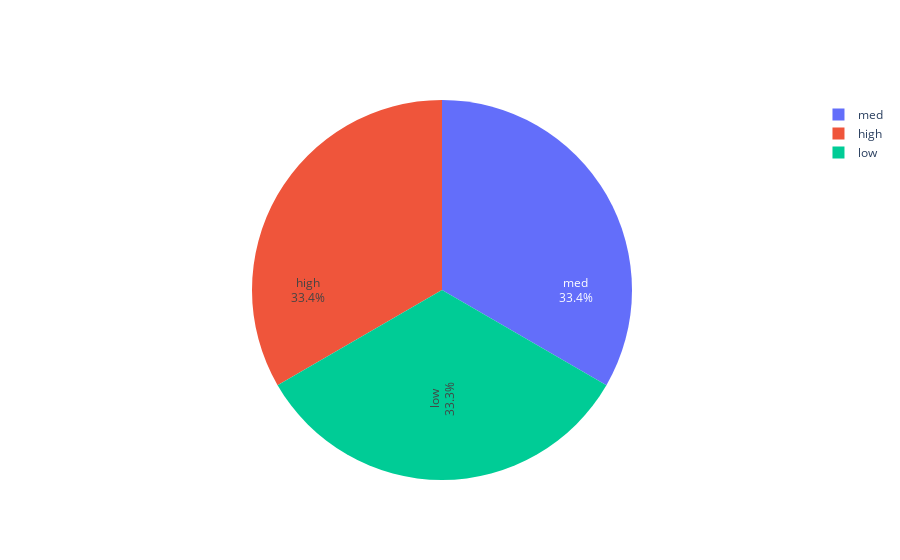

The notebook cell this image was saved under:
### Code cell
# Visualizing the dataset for Size of Luggage Boot


labels = df['safety'].value_counts().index
values = df['safety'].value_counts().values

colors = df['safety']

fig = go.Figure(data = [go.Pie(labels=labels, values=values, textinfo="label+percent",
                              insidetextorientation = "radial", marker=dict(colors=colors))])

fig.show()

### Figure 1 — Plotly figure (JSON) as saved in the notebook; plotly's stock layout.template omitted (floating-point values rounded to 4 significant figures; data arrays with more than 128 entries replaced by an {"elided": "..."} marker saying what was removed)
{"data": [{"insidetextorientation": "radial", "labels": ["med", "high", "low"], "marker": {"colors": {"elided": "1727 str values"}}, "textinfo": "label+percent", "type": "pie", "values": [576, 576, 575]}], "layout": {}}
